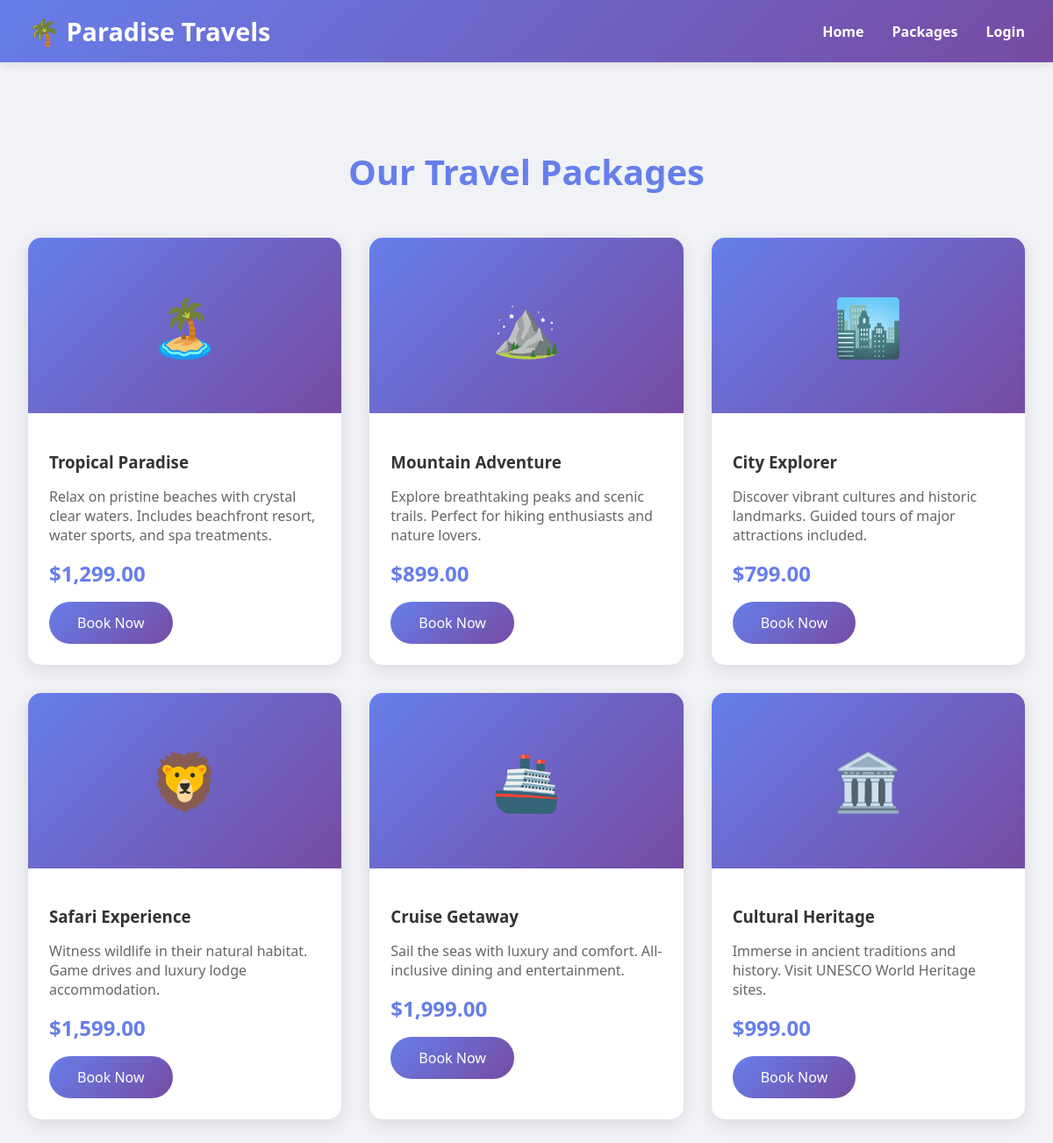
The page /packages.php on the database its author committed.
### tables this page shows
CREATE TABLE IF NOT EXISTS packages (
    id INT AUTO_INCREMENT PRIMARY KEY,
    name VARCHAR(255) NOT NULL,
    description TEXT,
    price DECIMAL(10, 2) NOT NULL,
    icon VARCHAR(10),
    duration VARCHAR(50),
    destination VARCHAR(255),
    created_at TIMESTAMP DEFAULT CURRENT_TIMESTAMP
);

### packages.php (the view, shortened to what this page needs)
<?php
require 'db.php';
$packages = $pdo->query("SELECT * FROM packages ORDER BY created_at DESC")->fetchAll();
$is_logged_in = isset($_SESSION['user_id']);
?>
<html>
    <head>
    </head>
    <body>
        <nav class="navbar">
            <div class="nav-content">
                <div class="logo">🌴 Paradise Travels</div>
                <div class="nav-links">
                    <a href="index.php">Home</a>
                    <a href="packages.php">Packages</a>
                    <?php if(!$is_logged_in): ?>
                        <a href="login.php">Login</a>
                    <?php else: ?>
                        <a href="logout.php">Logout</a>
                    <?php endif; ?>
                </div>
            </div>
        </nav>
        <div class="container">
            <h2 class="section-title">Our Travel Packages</h2>
            <div class="packages-grid">
                <?php foreach($packages as $pkg): ?>
                <div class="package-card">
                    <div class="package-image"><?= htmlspecialchars($pkg['icon'] ?: '🏖️') ?></div>
                    <div class="package-content">
                        <h3><?= htmlspecialchars($pkg['name']) ?></h3>
                        <p><?= htmlspecialchars($pkg['description']) ?></p>
                        <div class="price">$<?= number_format($pkg['price'],2) ?></div>
                        <a href="login.php" class="btn">Book Now</a>
                    </div>
                </div>
                <?php endforeach; ?>
            </div>
        </div>
    </body>
</html>

### packages.php (style rules this page uses)
body { font-family: 'Segoe UI', Tahoma, Geneva, Verdana, sans-serif; background:#f0f2f5; color:#333; margin:0; padding:0; }
.navbar { font-weight:bold; background:linear-gradient(135deg,#667eea 0%,#764ba2 100%); padding:1rem 2rem; box-shadow:0 2px 10px rgba(0,0,0,0.1); }
.nav-content { max-width:1200px; margin:0 auto; display:flex; justify-content:space-between; align-items:center; }
.logo { font-size:1.8rem; font-weight:bold; color:white; }
.nav-links { display:flex; gap:2rem; }
.nav-links a { color:white; text-decoration:none; transition:opacity 0.3s; }
.container { max-width:1200px; margin:2rem auto; padding:2rem; }
.section-title { text-align:center; font-size:2.5rem; margin-bottom:3rem; color:#667eea; }
.packages-grid { display:grid; grid-template-columns:repeat(auto-fit, minmax(300px,1fr)); gap:2rem; }
.package-card { background:white; border-radius:15px; overflow:hidden; box-shadow:0 5px 20px rgba(0,0,0,0.1); transition: transform 0.3s; }
.package-image { height:200px; background:linear-gradient(135deg, #667eea 0%, #764ba2 100%); display:flex; align-items:center; justify-content:center; font-size:4rem; }
.package-content { padding:1.5rem; }
.package-content h3 { margin-bottom:1rem; color:#333; }
.package-content p { color:#666; margin-bottom:1rem; }
.price { font-size:1.5rem; color:#667eea; font-weight:bold; margin-bottom:1rem; }
.btn { display:inline-block; padding:0.8rem 2rem; background: linear-gradient(135deg, #667eea 0%, #764ba2 100%); color:white; text-decoration:none; border-radius:25px; transition:opacity 0.3s; border:none; cursor:pointer; font-size:1rem; }

### rows shown on the page
packages: icon "🏝️", name "Tropical Paradise", description "Relax on pristine beaches with crystal clear waters. Includes beachfront resort, water sports, and spa treatments.", price "1,299.00"
packages: icon "⛰️", name "Mountain Adventure", description "Explore breathtaking peaks and scenic trails. Perfect for hiking enthusiasts and nature lovers.", price "899.00"
packages: icon "🏙️", name "City Explorer", description "Discover vibrant cultures and historic landmarks. Guided tours of major attractions included.", price "799.00"
packages: icon "🦁", name "Safari Experience", description "Witness wildlife in their natural habitat. Game drives and luxury lodge accommodation.", price "1,599.00"
packages: icon "🚢", name "Cruise Getaway", description "Sail the seas with luxury and comfort. All-inclusive dining and entertainment.", price "1,999.00"
packages: icon "🏛️", name "Cultural Heritage", description "Immerse in ancient traditions and history. Visit UNESCO World Heritage sites.", price "999.00"
